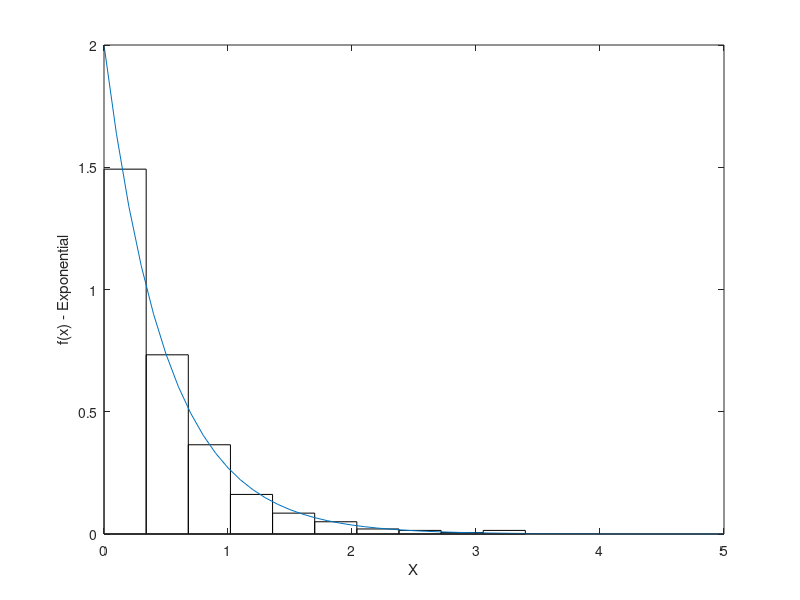

MATLAB code to generate this figure:
% Example 4.6
% Computational Statistics Handbook with MATLAB, 2nd Edition
% Wendy L. and Angel R. Martinez

% Set up the parameters.
lam = 2;
n = 1000;
% Generate the random variables.
uni = rand(1,n);
X = -log(uni)/lam;

% Get the values to draw the theoretical curve.
x=0:.1:5;
% This is a function in the Statistics Toolbox.
y=exppdf(x,1/2);
% Get the information for the histogram.
[N,h]=hist(X,10);
% Change bar heights to make it correspond to
% the theoretical density - see Chapter 5.
N=N/(h(2)-h(1))/n;
% Do the plots.
bar(h,N,1,'w')
hold on
plot(x,y)
hold off
xlabel('X')
ylabel('f(x) - Exponential')
